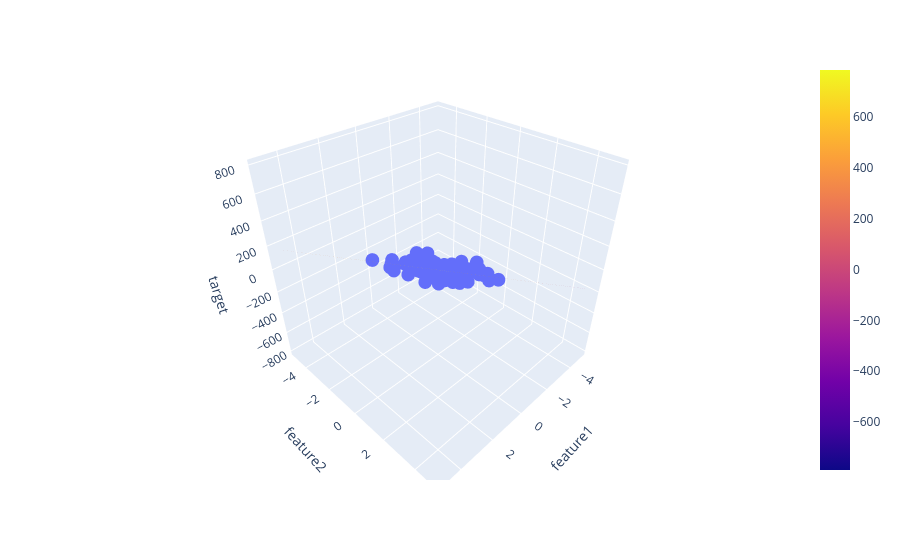

Notebook cell for this chart:
### Markdown cell above
Plot.

### Code cell
fig = px.scatter_3d(df, x='feature1', y='feature2', z='target')

fig.add_trace(go.Surface(x = x, y = y, z =z ))

fig.show()
     

lr.coef_, lr.intercept_
